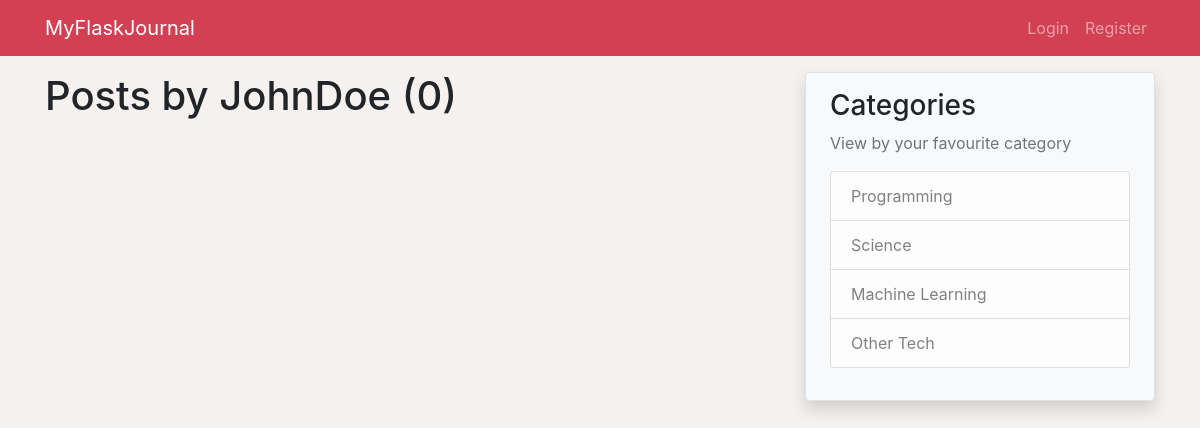
Page /user/JohnDoe on the earlier database version.
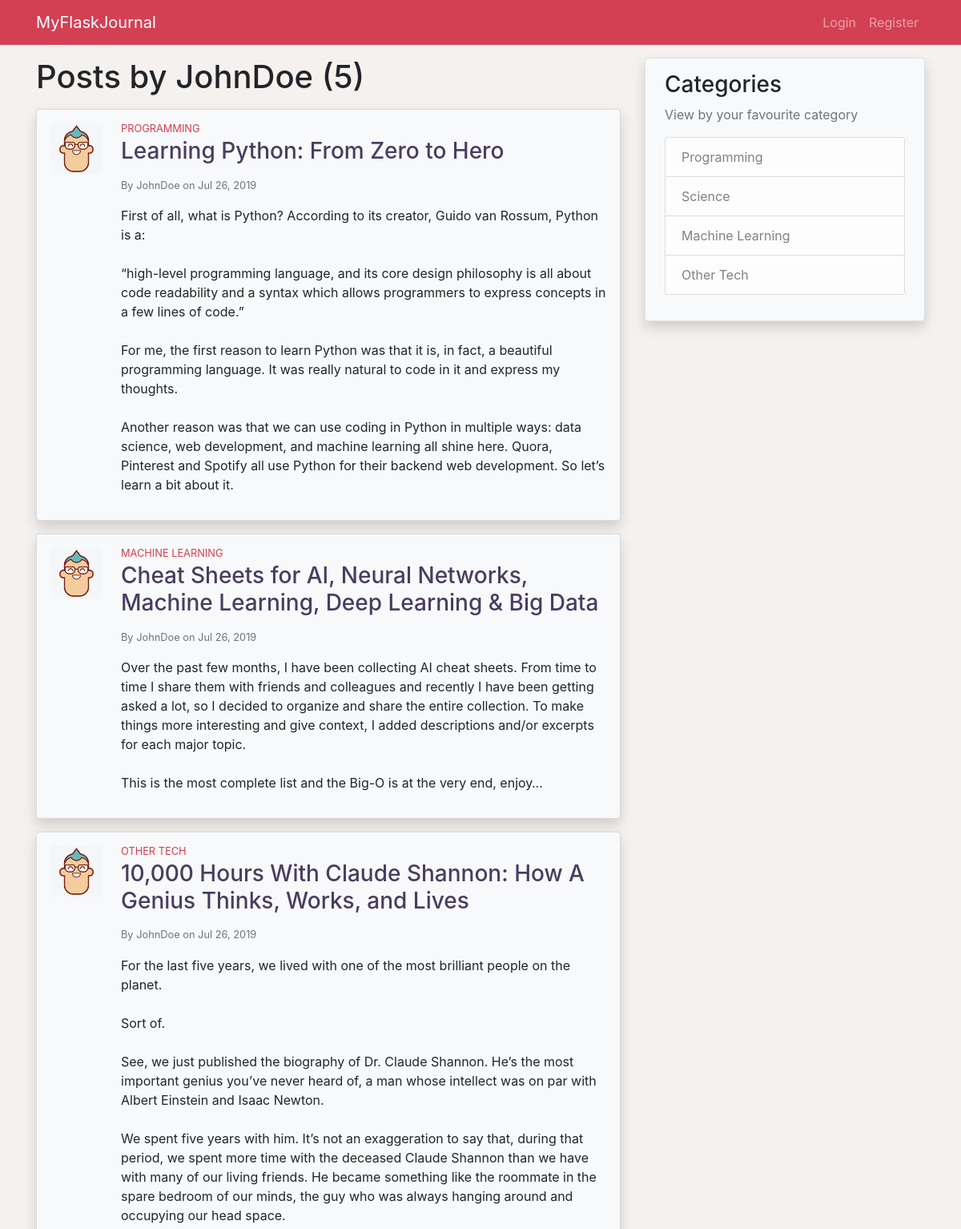
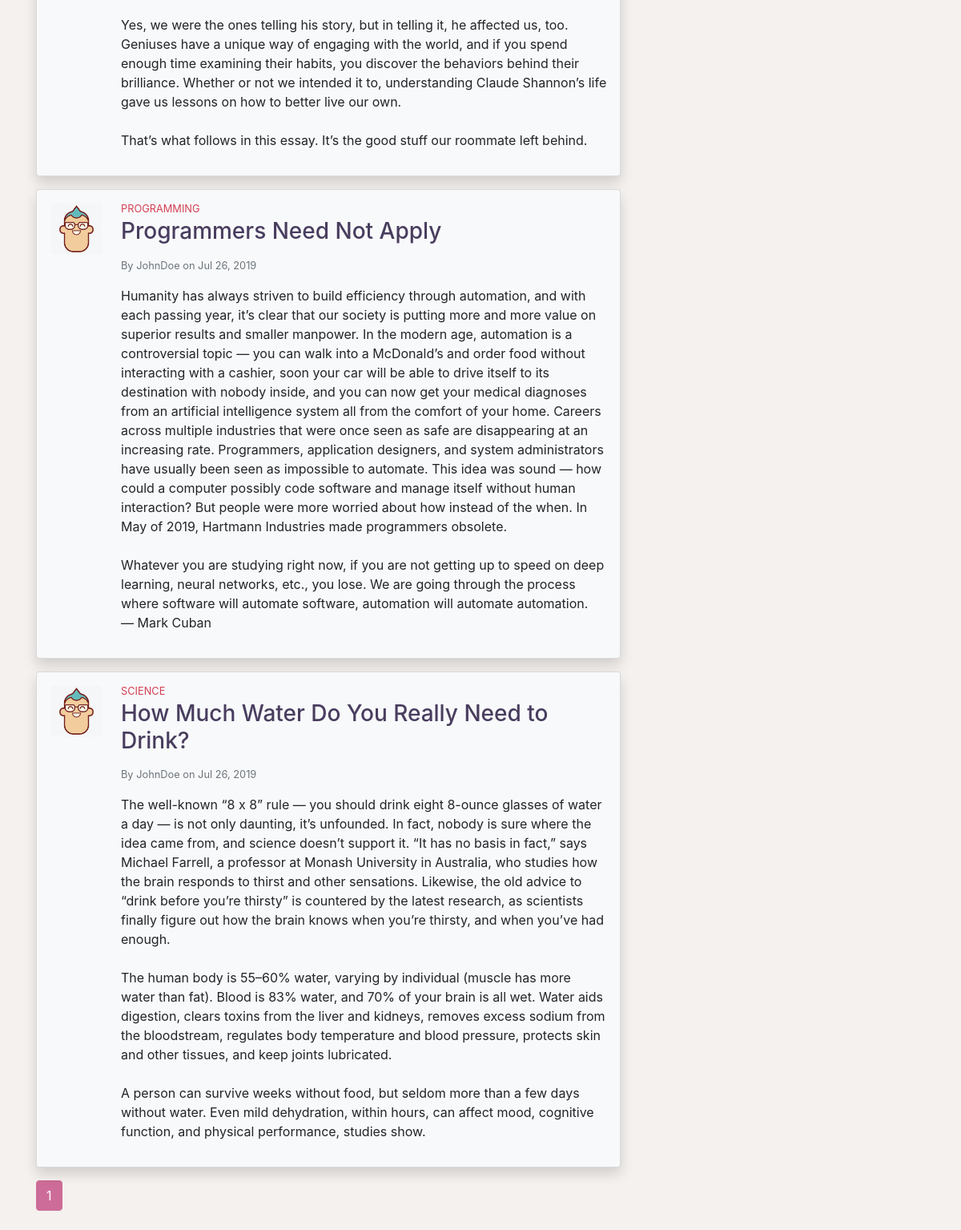
Same page on the later database version (2 pictures, top to bottom).
### application/models.py (models this page shows, shortened)
class User(db.Model, UserMixin):
    id = db.Column(db.Integer, primary_key=True)
    username = db.Column(db.String(20), unique=True, nullable=False)
    email = db.Column(db.String(120), unique=True, nullable=False)
    image_file = db.Column(db.String(20), nullable=False,
                           default='default.jpg')
    password = db.Column(db.String(60), nullable=False)
    posts = db.relationship('Post', backref='author', lazy=True)

class Post(db.Model):
    id = db.Column(db.Integer, primary_key=True)
    title = db.Column(db.String(100), nullable=False)
    date_posted = db.Column(db.DateTime, nullable=False,
                            default=datetime.utcnow)
    content = db.Column(db.Text, nullable=False)
    category = db.Column(db.String(100), nullable=False)
    user_id = db.Column(db.Integer, db.ForeignKey('user.id'), nullable=False)

### application/users/routes.py (the view)
@users.route('/user/<string:username>')
def user_posts(username):
    page = request.args.get('page', 1, type=int)
    user = User.query.filter_by(username=username).first_or_404()
    posts = Post.query\
        .filter_by(author=user)\
        .order_by(Post.date_posted.desc())\
        .paginate(page=page, per_page=5)
    return render_template('users/user_posts.html', posts=posts, user=user)

### application/templates/users/user_posts.html (shortened to what this page needs)
{% extends 'layout.html' %}
{% block content %}
    <h1 class="mb-3">Posts by {{ user.username }} ({{ posts.total }})</h1>
    {% for post in posts.items %}
        <div class="card mb-3 p-3 shadow bg-light">
            <div class="row">
                <div class="ml-3 mb-3 pr-2">
                    <img src="{{ url_for('static', filename='profile_pics/' + post.author.image_file) }}" class="post-img rounded mx-md-auto d-block">
                </div>
                <div class="col">
                    <h6 class="post-category mb-1 small">
                    </h6>
                    <h3 class="post-title mb-3">
                        <a class="clean-a" href="{{ url_for('posts.post', post_id=post.id) }}">{{ post.title }}</a>
                    </h3>
                    <div class="text-muted small mb-3">
                        By <a class="clean-a" href="{{ url_for('users.user_posts', username=post.author.username) }}">{{ post.author.username }}</a>
                        on {{ post.date_posted.strftime('%b %d, %Y')}}
                    </div>
                    <p class="post-content">{{ post.content }}</p>
                </div>
            </div>
        </div>
    {% endfor %}
    {% for page_num in posts.iter_pages(left_edge=1, right_edge=1, left_current=1, right_current=2) %}
        {% if page_num %}
            {% if page_num == posts.page %}
                <a href="{{ url_for('users.user_posts', username=user.username, page=page_num) }}" class="btn btn-info mb-4">{{ page_num }}</a>
            {% else %}
                <a href="{{ url_for('users.user_posts', username=user.username, page=page_num) }}" class="btn btn-outline-info mb-4">{{ page_num }}</a>
            {% endif %}
        {% else %}
            ...
        {% endif %}
    {% endfor %}
{% endblock %}

### application/templates/layout.html (shortened to what this page needs)
<!DOCTYPE html>
<html lang="en">
<head>
    <link rel="stylesheet" href="https://stackpath.bootstrapcdn.com/bootstrap/4.3.1/css/bootstrap.min.css"
>
    <link rel="stylesheet" href="{{ url_for('static', filename='style.css') }}">
</head>
<body>
    <header>
        <nav class="navbar navbar-expand-lg navbar-dark sticky-top mb-3">
            <div class="container">
                <a class="navbar-brand" href="{{ url_for('main.index') }}">MyFlaskJournal</a>
                <div class="collapse navbar-collapse" id="navbarNav">
                    <ul class="navbar-nav ml-auto">
                        {% if current_user.is_authenticated %}
                            <li class="nav-item">
                                <a class="nav-link" href="{{ url_for('posts.new_post') }}">New Post</a>
                            </li>
                            <li class="nav-item">
                                <a class="nav-link" href="{{ url_for('users.account') }}">Account</a>
                            </li>
                            <li class="nav-item active">
                                <a class="nav-link" href="{{ url_for('users.logout') }}">Logout</a>
                            </li>
                        {% else %}
                            <li class="nav-item">
                                <a class="nav-link" href="{{ url_for('users.login') }}">Login</a>
                            </li>
                            <li class="nav-item">
                                <a class="nav-link" href="{{ url_for('users.register') }}">Register</a>
                            </li>
                        {% endif %}
                    </ul>
                </div>
            </div>
        </nav>
    </header>
    <main role="main" class="container">
        <div class="row">
            <div class="col-md-8">
                {% block content %}{% endblock %}
            </div>
            <div class="col-md-4">
                <div class="rounded bg-light shadow px-4 py-3 border">
                    <h3>Categories</h3>
                    <p class='text-muted'>View by your favourite category
                        <ul class="list-group">
                            <li class="list-group-item list-group-item-light">
                                <a href="{{ url_for('posts.category_posts', category='Programming') }}" class="clean-a">
                                    Programming
                                </a>
                            </li>
                            <li class="list-group-item list-group-item-light">
                                <a href="{{ url_for('posts.category_posts', category='Science') }}" class="clean-a">
                                    Science
                                </a>
                            </li>
                            <li class="list-group-item list-group-item-light">
                                <a href="{{ url_for('posts.category_posts', category='Machine Learning') }}" class="clean-a">
                                    Machine Learning
                                </a>
                            </li>
                            <li class="list-group-item list-group-item-light">
                                <a href="{{ url_for('posts.category_posts', category='Other Tech') }}" class="clean-a">
                                    Other Tech
                                </a>
                            </li>
                        </ul>
                    </p>
                </div>
            </div>
        </div>
    </main>
</body>
</html>

### application/static/style.css (style rules this page uses)
body { background-color: #F5F1EE; }
.navbar { background-color: #D34054; }
.post-img { height: 65px; width: 65px; }
.post-title { color: #493D5F; }
.post-category { color: #D34054; }
.post-content { white-space: pre-line; }
.clean-a { color: inherit; }
.btn-info { background-color: #CD6C98; border-color: #CD6C98; }

Differences in the rows shown:
added Post: image_file (picture), category "PROGRAMMING", title "Learning Python: From Zero to Hero", author.username "JohnDoe", date_posted "Jul 26, 2019", content "First of all, what is Python? According to its creator, Guido van Rossum, Python is a: “high-level programming language, and its core design philosophy is all about code readability and a syntax which allows programmers to express concepts in a few lines of code.” For me, the first reason to learn Python was that it is, in fact, a beautiful programming language. It was really natural to code in it and express my thoughts. Another reason was that we can use coding in Python in multiple ways: data science, web development, and machine learning all shine here. Quora, Pinterest and Spotify all use Python for their backend web development. So let’s learn a bit about it."
added Post: image_file (picture), category "MACHINE LEARNING", title "Cheat Sheets for AI, Neural Networks, Machine Learning, Deep Learning & Big Data", author.username "JohnDoe", date_posted "Jul 26, 2019", content "Over the past few months, I have been collecting AI cheat sheets. From time to time I share them with friends and colleagues and recently I have been getting asked a lot, so I decided to organize and share the entire collection. To make things more interesting and give context, I added descriptions and/or excerpts for each major topic. This is the most complete list and the Big-O is at the very end, enjoy…"
added Post: image_file (picture), category "OTHER TECH", title "10,000 Hours With Claude Shannon: How A Genius Thinks, Works, and Lives", author.username "JohnDoe", date_posted "Jul 26, 2019", content "For the last five years, we lived with one of the most brilliant people on the planet. Sort of. See, we just published the biography of Dr. Claude Shannon. He’s the most important genius you’ve never heard of, a man whose intellect was on par with Albert Einstein and Isaac Newton. We spent five years with him. It’s not an exaggeration to say that, during that period, we spent more time with the deceased Claude Shannon than we have with many of our living friends. He became something like the roommate in the spare bedroom of our minds, the guy who was always hanging around and occupying our head space. Yes, we were the ones telling his story, but in telling it, he affected us, too. Geniuses…"
added Post: image_file (picture), category "PROGRAMMING", title "Programmers Need Not Apply", author.username "JohnDoe", date_posted "Jul 26, 2019", content "Humanity has always striven to build efficiency through automation, and with each passing year, it’s clear that our society is putting more and more value on superior results and smaller manpower. In the modern age, automation is a controversial topic — you can walk into a McDonald’s and order food without interacting with a cashier, soon your car will be able to drive itself to its destination with nobody inside, and you can now get your medical diagnoses from an artificial intelligence system all from the comfort of your home. Careers across multiple industries that were once seen as safe are disappearing at an increasing rate. Programmers, application designers, and system administrators…"
added Post: image_file (picture), category "SCIENCE", title "How Much Water Do You Really Need to Drink?", author.username "JohnDoe", date_posted "Jul 26, 2019", content "The well-known “8 x 8” rule — you should drink eight 8-ounce glasses of water a day — is not only daunting, it’s unfounded. In fact, nobody is sure where the idea came from, and science doesn’t support it. “It has no basis in fact,” says Michael Farrell, a professor at Monash University in Australia, who studies how the brain responds to thirst and other sensations. Likewise, the old advice to “drink before you’re thirsty” is countered by the latest research, as scientists finally figure out how the brain knows when you’re thirsty, and when you’ve had enough. The human body is 55–60% water, varying by individual (muscle has more water than fat). Blood is 83% water, and 70% of your brain is…"
Other differences:
{{ posts.total }}: "0" → "5"
new list line: "1"
